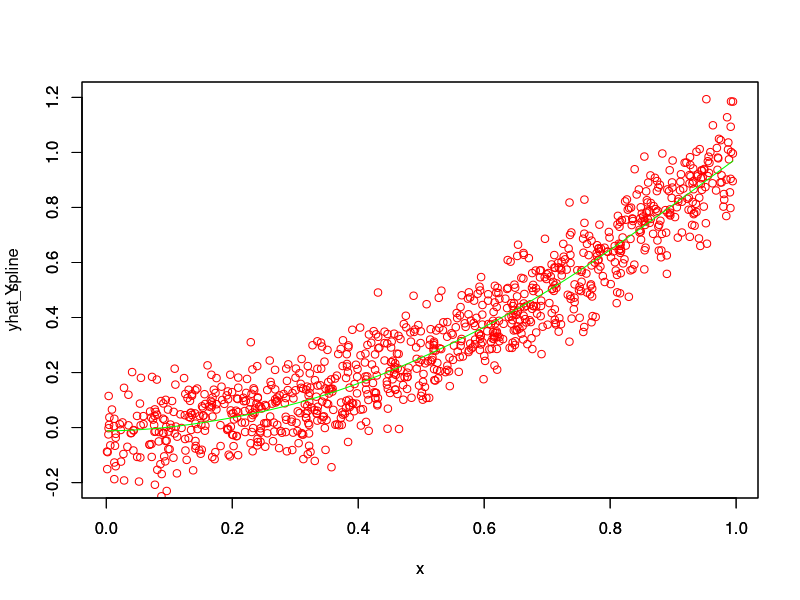
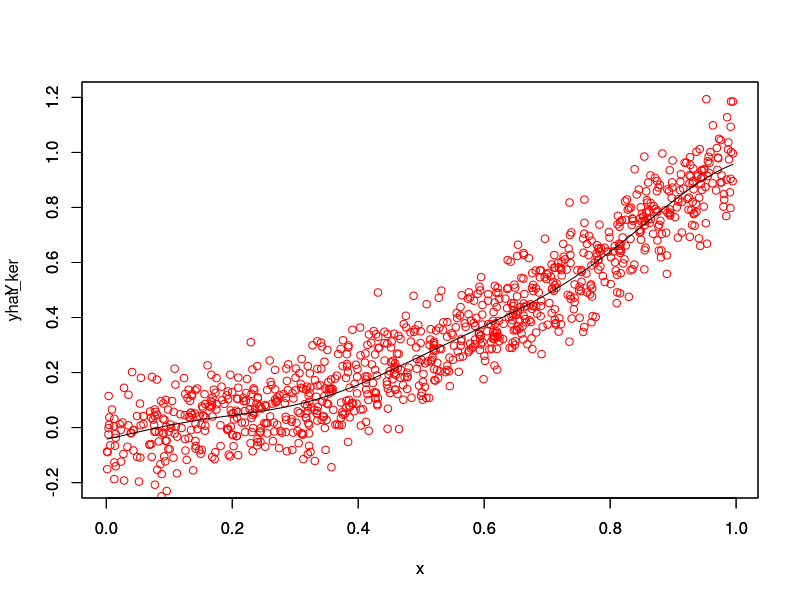

R code for these plots, in order:


#################################
## Function 1: Sweep operation ##
#################################

mySweep <- function(A, m){
  # Perform a SWEEP operation on A with the pivot element A[m,m].
  # A: a square matrix.
  # m: the pivot element is A[m, m].
  # Returns a swept matrix.
  n <- nrow(A)
  
  for(k in 1:m){ 
    for(i in 1:n)     
      for(j in 1:n)   
        if(i != k  & j != k)     
          A[i,j] <- A[i,j] - A[i,k]*A[k,j]/A[k,k]    
        
        for(i in 1:n) 
          if(i != k) 
            A[i,k] <- A[i,k]/A[k,k]  
          
          for(j in 1:n) 
            if(j != k) 
              A[k,j] <- A[k,j]/A[k,k]
            
            A[k,k] <- - 1/A[k,k]
  }
  
  return(A)
  
}


##################################
## Function 2: Ridge regression ##
##################################

myRidge <- function(X, Y, lambda){
  
  # Perform ridge regression of Y on X.
  # X: a matrix of explanatory variables.
  # Y: a vector of dependent variables. Y can also be a 
  # matrix, as long as the function works.
  # lambda: regularization parameter (lambda >= 0)
  # Returns beta, the ridge regression solution.
  
  n = dim(X)[1]
  p = dim(X)[2]
  Z = cbind(rep(1,n), X, Y)
  A = t(Z) %*% Z
  
  D = diag(rep(lambda,p+2))
  D[p+2,p+2] = 0
  D[1,1] = 0
  A = A+D
  S = mySweep(A,p+1)
  beta_ridge = S[1:(p+1), p+2]
  ## Function outputs the vector beta_ridge, the 
  ## solution to the ridge regression problem. Beta_ridge
  ## should have p + 1 elements.
  return(beta_ridge)
  
}





####################################################
## Function 3: Piecewise linear spline regression ##
####################################################


mySpline <- function(x, Y, lambda, p = 100){
  
  # Perform spline regression of Y on x.
  # 
  # x: An n x 1 vector or n x 1 matrix of explanatory variables.
  # You can assume that 0 <= x_i <= 1 for i=1,...,n.
  # Y: An n x 1 vector of dependent variables. Y can also be an 
  # n x 1 matrix, as long as the function works.
  # lambda: regularization parameter (lambda >= 0)
  # p: Number of cuts to make to the x-axis.
  n = length(x)
  X = matrix(x,nrow=n)
  for (k in (1:(p-1))/p)
    X = cbind(X, (x>k)*(x-k))
  beta_spline = myRidge(X, Y, lambda)
  y.hat = cbind(rep(1,n),X) %*% beta_spline
  
  ## Function should a list containing two elements:
  ## The first element of the list is the spline regression
  ## beta vector, which should be p + 1 dimensional (here, 
  ## p is the number of cuts we made to the x-axis).
  ## The second element is y.hat, the predicted Y values
  ## using the spline regression beta vector. This 
  ## can be a numeric vector or matrix.
  output <- list(beta_spline = beta_spline, predicted_y = y.hat)
  return(output)
  
  
}


####################################################
## Function 4: kernel regression ##
####################################################


myKernel <- function(x, Y, lambda, gamma){
  
  
  n = length(x)
  x_row = matrix(rep(x,n),n)
  x_col = t(x_row)
  
  K = exp(-gamma*(x_row-x_col)^2)
  D = diag(rep(lambda,n))
  KD = K+D
  c = solve(KD) %*% Y
  y.hat = K %*% c
  
  
  output <- list(c_kernel = c, predicted_y = y.hat)
  return(output)
  
  
}




########################################################
## examples ##
########################################################

lambda = 10
sigma = 0.1
npts=1000
x = runif(npts)
x = sort(x)
Y = x^2+rnorm(npts)*sigma

com = mySpline(x, Y, lambda)
beta = com[[1]]
yhat_spline = com[[2]]
plot(x, Y, ylim = c(-.2, 1.2), col ="red")
par(new = TRUE)
plot(x,yhat_spline, ylim=c(-.2, 1.2), type = "l", col = "green")


ker = myKernel(x, Y, 0.1, 10)
yhat_ker = ker[[2]]
plot(x, Y, ylim = c(-.2, 1.2), col ="red")
par(new = TRUE)
plot(x,yhat_ker, ylim=c(-.2, 1.2), type = "l", col = "black")

